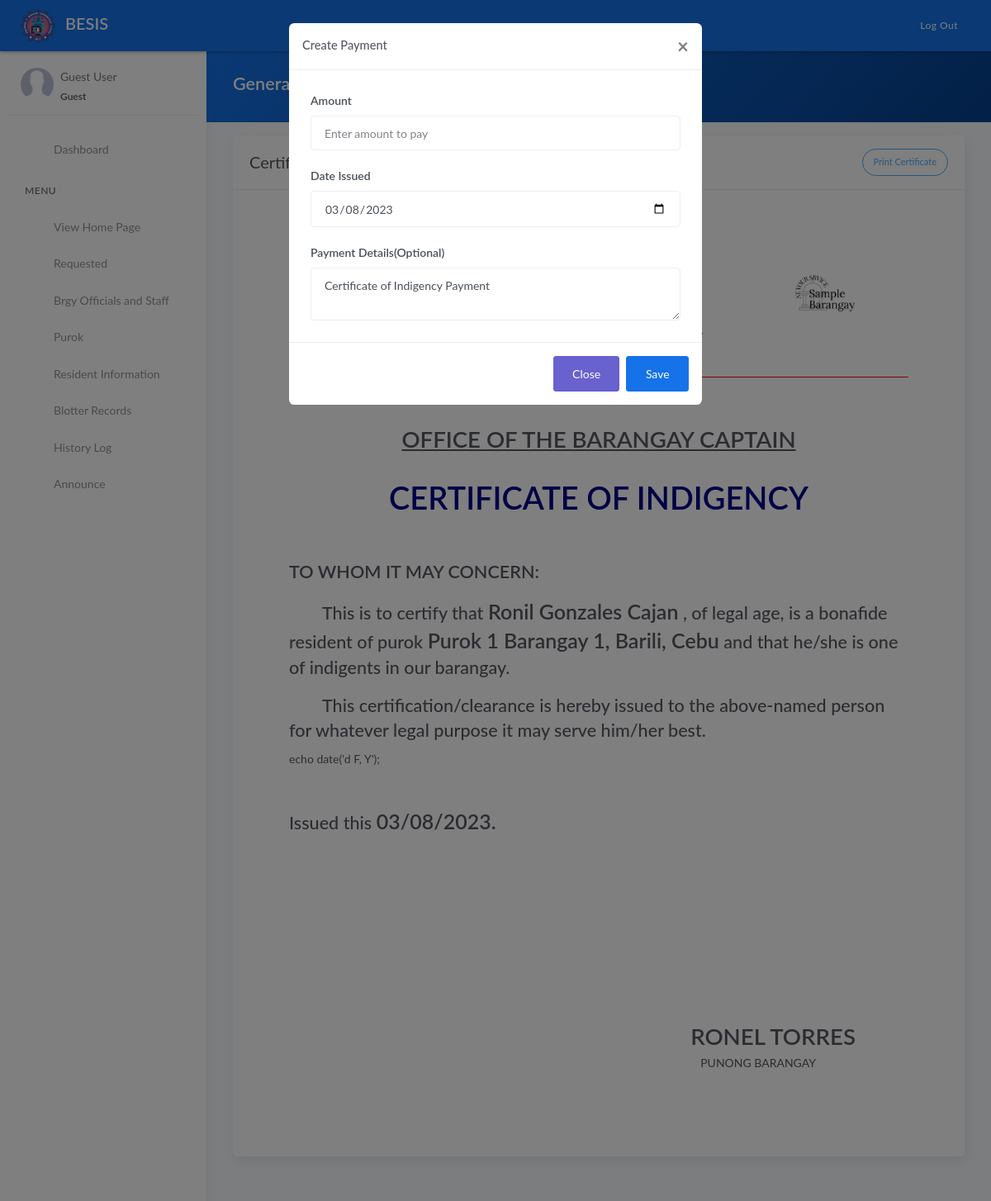
The app's page /generate_indi_cert.php?id=169, older data.
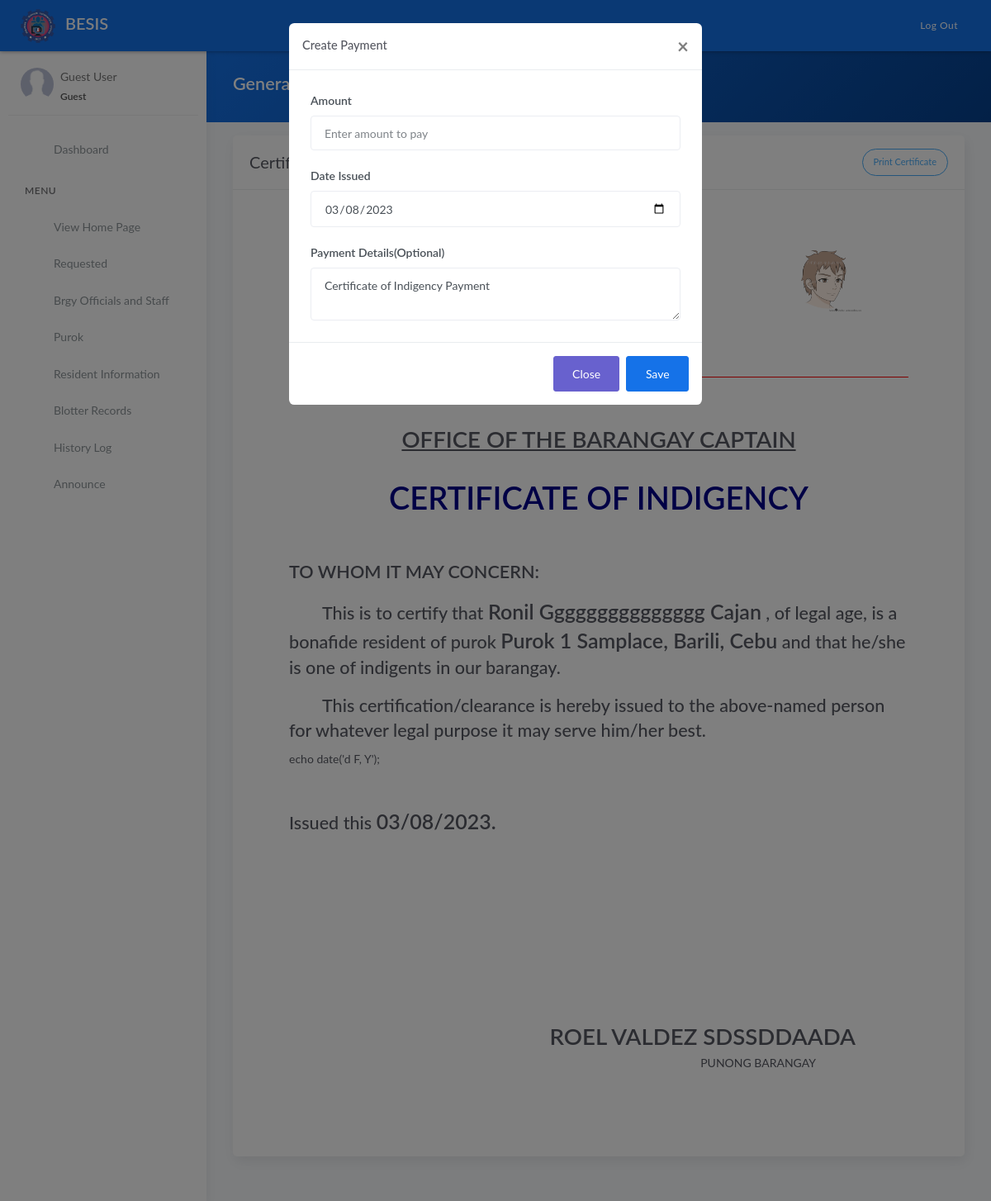
The same page, newer data.
### tables this page shows
CREATE TABLE `tblbrgy_info` (
  `id` int(11) NOT NULL AUTO_INCREMENT,
  `province` varchar(100) DEFAULT NULL,
  `town` varchar(100) DEFAULT NULL,
  `brgy_name` varchar(50) DEFAULT NULL,
  `number` varchar(50) DEFAULT NULL,
  `text` text DEFAULT NULL,
  `image` varchar(200) DEFAULT NULL,
  `city_logo` varchar(100) DEFAULT NULL,
  `brgy_logo` varchar(100) DEFAULT NULL,
  PRIMARY KEY (`id`)
);

CREATE TABLE `tblresident` (
  `id` int(11) NOT NULL AUTO_INCREMENT,
  `national_id` varchar(100) DEFAULT NULL,
  `citizenship` varchar(50) DEFAULT NULL,
  `picture` text DEFAULT NULL,
  `firstname` varchar(50) DEFAULT NULL,
  `middlename` varchar(50) DEFAULT NULL,
  `lastname` varchar(50) DEFAULT NULL,
  `alias` varchar(20) DEFAULT NULL,
  `birthplace` varchar(80) DEFAULT NULL,
  `birthdate` date DEFAULT NULL,
  `age` int(11) DEFAULT NULL,
  `civilstatus` varchar(20) DEFAULT NULL,
  `gender` varchar(20) DEFAULT NULL,
  `purok` varchar(50) DEFAULT NULL,
  `voterstatus` varchar(20) DEFAULT NULL,
  `identified_as` varchar(30) DEFAULT NULL,
  `phone` varchar(50) DEFAULT NULL,
  `email` varchar(50) DEFAULT NULL,
  `occupation` varchar(100) DEFAULT NULL,
  `address` text DEFAULT NULL,
  `resident_type` int(11) DEFAULT 1,
  `remarks` text DEFAULT NULL,
  PRIMARY KEY (`id`)
);

CREATE TABLE `tblofficials` (
  `id` int(11) NOT NULL AUTO_INCREMENT,
  `name` varchar(50) DEFAULT NULL,
  `chairmanship` varchar(50) DEFAULT NULL,
  `position` varchar(50) DEFAULT NULL,
  `termstart` date DEFAULT NULL,
  `termend` date DEFAULT NULL,
  `status` varchar(20) DEFAULT NULL,
  PRIMARY KEY (`id`)
);

### templates/main-header.php (called while the page is built, shortened)
<?php include 'model/fetch_brgy_info.php' ?>

### model/fetch_brgy_info.php (called while the page is built, shortened)
<?php
    $query = "SELECT * FROM tblbrgy_info";
    $result = $conn->query($query);
	$row = $result->fetch_assoc();
	if($row){
		$province = $row['province'];
		$town	= $row['town'];
		$brgy 		= $row['brgy_name'];
		$brgy_logo		= $row['brgy_logo'];
	}
?>

### generate_indi_cert.php (the view, shortened to what the changed rows need)
<?php include 'server/server.php' ?>
<?php
    $id = $_GET['id'];
	$query = "SELECT * FROM tblresident WHERE id='$id'";
    $result = $conn->query($query);
    $resident = $result->fetch_assoc();
    $c = "SELECT * FROM tblofficials JOIN tblposition ON tblofficials.position=tblposition.id WHERE tblposition.position='Captain'";
    $captain = $conn->query($c)->fetch_assoc();
?>
<!DOCTYPE html>
<html lang="en">
<head>
	<?php include 'templates/header.php' ?>
</head>
<body>
	<div class="wrapper">
		<?php include 'templates/main-header.php' ?>
		<div class="main-panel">
			<div class="content">
				<div class="panel-header bg-primary-gradient">
					<div class="page-inner">
						<div class="d-flex align-items-left align-items-md-center flex-column flex-md-row">
							<div>
								<h2 class="text-white fw-bold">Generate Certificate</h2>
							</div>
						</div>
					</div>
				</div>
				<div class="page-inner">
					<div class="row mt--2">
						<div class="col-md-12">
                            <div class="card">
								<div class="card-body m-5" id="printThis">
                                    <div class="d-flex flex-wrap justify-content-around" style="border-bottom:1px solid red">
										<div class="text-center">
											<h1 class="fw-bold mb-0">Barangay <?= ucwords($brgy) ?></h1>
										</div>
                                        <div class="text-center">
                                            <img src="assets/uploads/<?= $brgy_logo ?>" class="img-fluid" width="100">
										</div>
									</div>
                                    <div class="row mt-2">
                                        <div class="col-md-12">
                                            <div class="text-center mt-5">
                                                <h1 class="mt-4 fw-bold"><u>OFFICE OF THE BARANGAY CAPTAIN</u></h1>
                                            </div>
                                            <div class="text-center">
                                                <h1 class="mt-4 fw-bold mb-5" style="font-size:38px;color:darkblue">CERTIFICATE OF INDIGENCY</h1>
                                            </div>
                                            <h2 class="mt-5 fw-bold">TO WHOM IT MAY CONCERN:</h2>
                                            <h2 class="mt-3" style="text-indent: 40px;">This is to certify that <span class="fw-bold" style="font-size:25px"><?= ucwords($resident['firstname'].' '.$resident['middlename'].' '.$resident['lastname']) ?></span>
                                            , of legal age, is a bonafide resident of purok <span class="fw-bold" style="font-size:25px"><?= ucwords($resident['purok']) ?> <?= ucwords($brgy) ?>, <?= ucwords($town) ?>, <?= ucwords($province) ?></span> and that he/she is one of indigents in our barangay.</h2>
                                            <h2 class="mt-3" style="text-indent: 40px;">This certification/clearance is hereby issued to the above-named person for whatever legal purpose it may serve him/her best.</h2>echo date('d F, Y');
                                            <h2 class="mt-5">Issued this <span class="fw-bold" style="font-size:25px"><?= date('m/d/Y') ?>.</span></h2>
                                        </div>
                                        <div class="col-md-12">
                                            <div class="p-3 text-right mr-5" style="margin-top:200px">
                                                <h1 class="fw-bold mb-0 text-uppercase"><?= ucwords($captain['name']) ?></h1>
                                                <p class="mr-5">PUNONG BARANGAY</p>
                                            </div>
                                        </div>
                                    </div>
								</div>
							</div>
						</div>
					</div>
				</div>
			</div>
		</div>
	</div>
</body>
</html>

Row changes from the older to the newer data that the page shows:
changed tblbrgy_info "Barili": brgy_logo: a different picture; brgy_name "Barangay 1" → "Samplace"
changed tblresident "Purok 1": firstname+middlename+lastname "Ronil Gonzales Cajan" → "Ronil Ggggggggggggggg Cajan"
changed tblofficials: name "RONEL TORRES" → "ROEL VALDEZ SDSSDDAADA"
